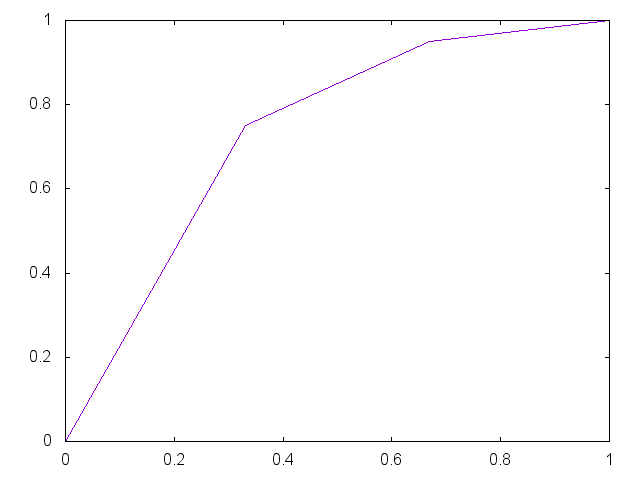

gnuplot code for this plot:


set term png

set output "generate/static/generate/unique-0.75-0.95.png"
plot '-' smooth unique notitle
0 0
0.33 0.75
0.67 0.95 
1 1
e

reset;
